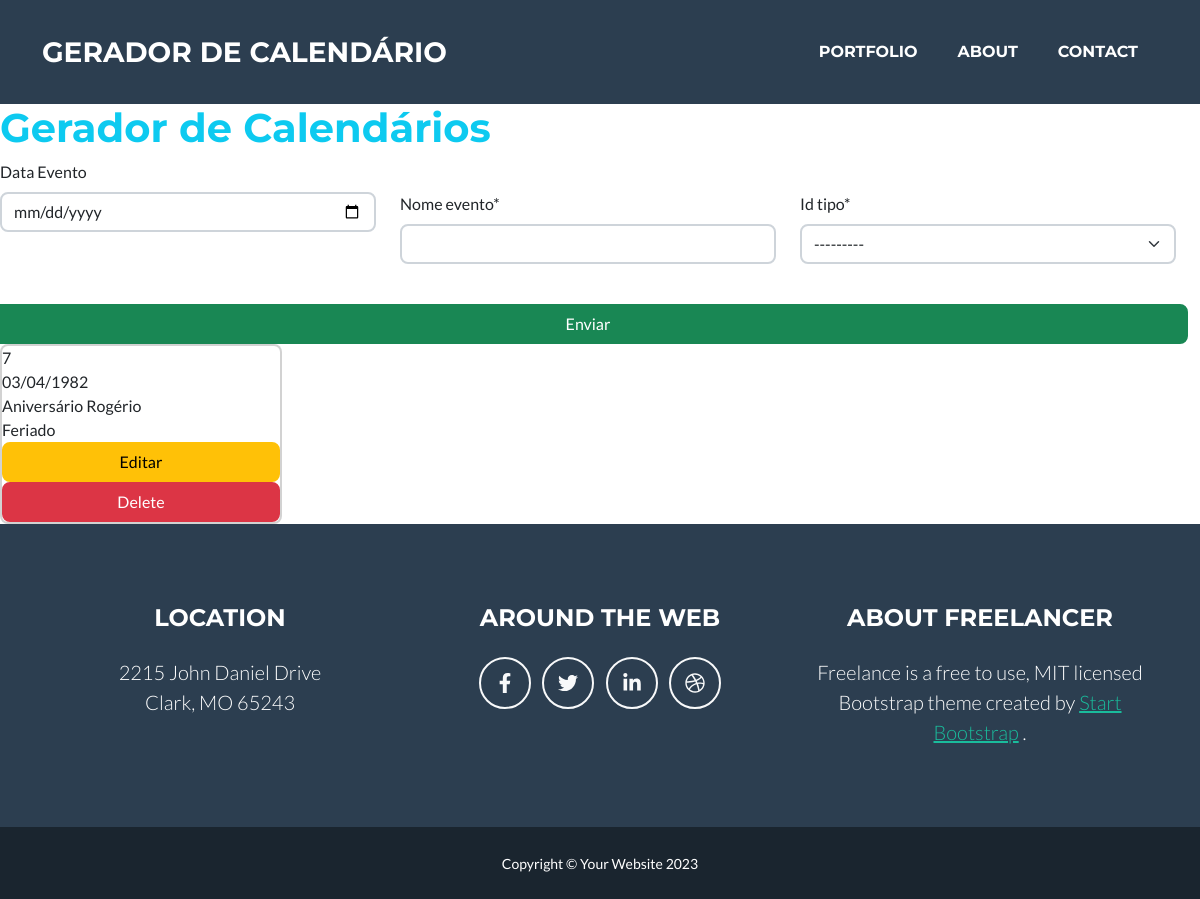
Page /new_evento/ on the earlier database version.
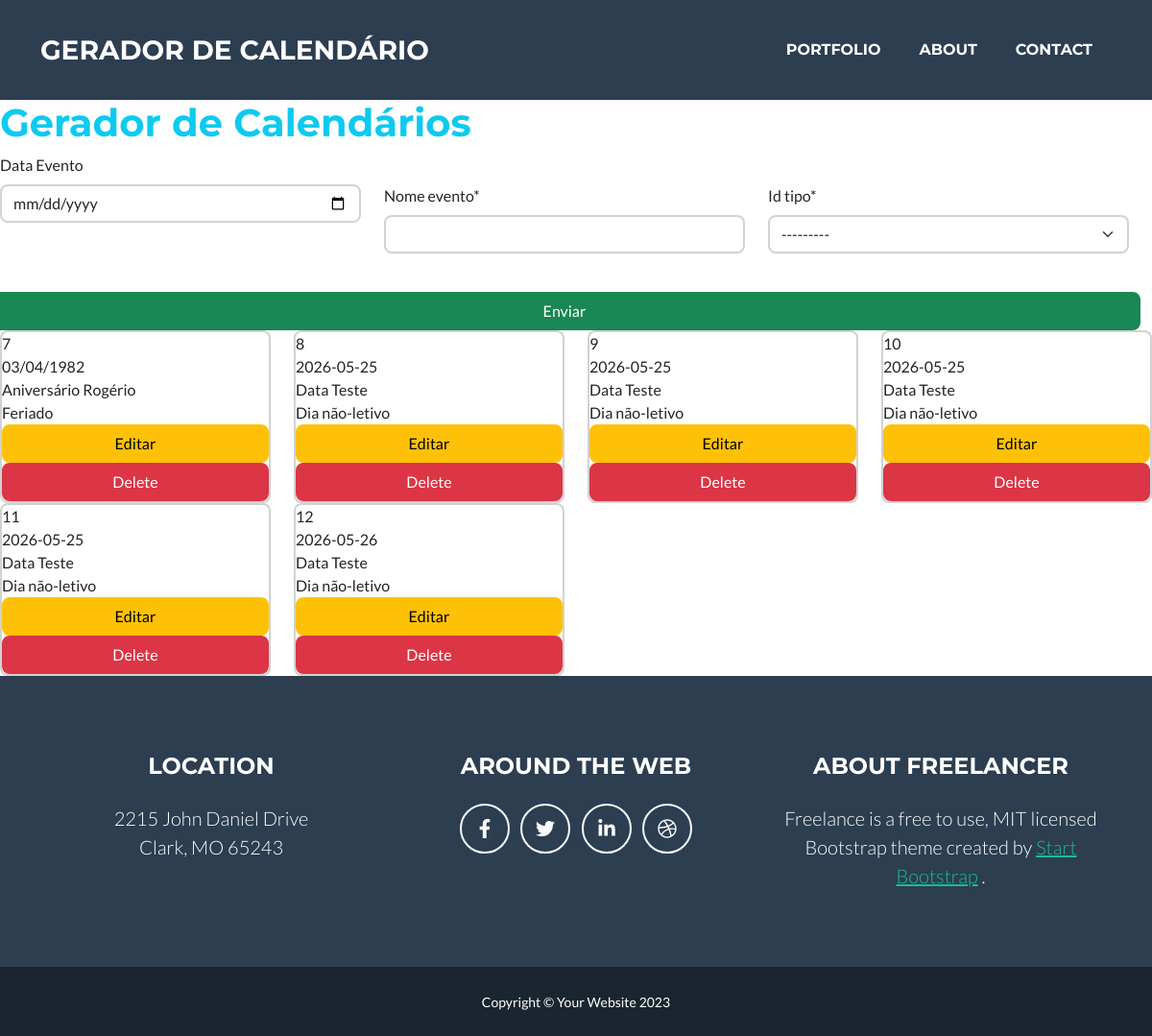
Same page on the later database version.
### calendarioApp/models.py (models this page shows, shortened)
class Tipo(models.Model):
    id_tipo = models.AutoField(primary_key=True)
    nome_tipo = models.CharField(max_length=255, null=False)
    def __str__(self):
        return self.nome_tipo

class Evento(models.Model):
    id_evento = models.AutoField(primary_key= True)
    data_evento = models.CharField(max_length=255, null=True)
    nome_evento = models.CharField(max_length=255, null=False)
    id_tipo =models.ForeignKey(Tipo,models.DO_NOTHING,
                               db_column='id_tipo', null=False)

### calendarioApp/views.py (the view)
# urls.py: path('new_evento/', new_evento, name='new_evento'),
def new_evento(request):
    eventos = Evento.objects.all()
    form1 = EventoForms()
    if request.method == 'POST':
        form1 = EventoForms(request.POST, request.FILES)
        if form1.is_valid():
            obj = form1.save()
            obj.save()
            form1 =EventoForms()
    return render(request, 'calendario/new_evento.html',{"form1":form1, "eventos":eventos})

### calendarioApp/forms.py
class EventoForms(forms.ModelForm):
    class Meta:
        model = Evento
        fields = ['id_evento','data_evento',                  'nome_evento','id_tipo']
        id_evento =forms.IntegerField(label='Id_evento:')
        data_evento =forms.DateField(label='Data:')
        nome_evento =forms.CharField(label='Evento:')
        id_tipo =forms.CharField(label='Tipo:')

### calendarioApp/templates/calendario/new_evento.html (shortened to what this page needs)
{% extends 'calendario/base.html' %}
{% block conteudo %}
    {% load crispy_forms_tags %}
    {% load widget_tweaks %}
<h1 class="text-info">Gerador de Calendários</h1>
<div class="row">
<form method="POST" enctype="multipart/form-data" class="row ">
    <label for="data" class="form-label"> Data Evento</label>
    <div class="col-4"> {% render_field form1.data_evento type='date' class='form-control' id='data'%}</div>
    <div class="col-4">{{ form1.nome_evento | as_crispy_field}}</div>
    <div class="col-4">{{ form1.id_tipo | as_crispy_field}}</div>
  <input type="submit" value="Enviar" class="btn btn-success mt-4">
</form>
</div>
<div class="row">
{% for evento in eventos %}
    <div class="col-sm-12 col-md-6 col-lg-3">
    <div class="card">
        <div>{{ evento.id_evento }}</div>
        <div>{{ evento.data_evento }}</div>
        <div>{{ evento.nome_evento }}</div>
        <div>{{ evento.id_tipo }}</div>
        <a href="{% url 'editar_evento' evento.id_evento %}" class="btn btn-warning">Editar</a>
        <a href="{% url 'delete_evento' evento.id_evento %}" class="btn btn-danger">Delete</a>
    </div>
    </div>
{% endfor %}
</div>
{% endblock conteudo %}

### calendarioApp/templates/calendario/base.html (shortened to what this page needs)
<!DOCTYPE html>
<html lang="en">
    <head>
        <link href="/static/css/styles.css" rel="stylesheet" />
        <link rel="stylesheet" href="/static/css/meu.css">
    </head>
    <body id="page-top">
        <nav class="navbar navbar-expand-lg bg-secondary text-uppercase " id="mainNav">
            <div class="container">
                <a class="navbar-brand" href="#page-top">Gerador de Calendário</a>
                <div class="collapse navbar-collapse" id="navbarResponsive">
                    <ul class="navbar-nav ms-auto">
                        <li class="nav-item mx-0 mx-lg-1"><a class="nav-link py-3 px-0 px-lg-3 rounded" href="#portfolio">Portfolio</a></li>
                        <li class="nav-item mx-0 mx-lg-1"><a class="nav-link py-3 px-0 px-lg-3 rounded" href="#about">About</a></li>
                        <li class="nav-item mx-0 mx-lg-1"><a class="nav-link py-3 px-0 px-lg-3 rounded" href="#contact">Contact</a></li>
                    </ul>
                </div>
            </div>
        </nav>
{% block conteudo %}
{% endblock conteudo %}
        <footer class="footer text-center">
            <div class="container">
                <div class="row">
                    <div class="col-lg-4 mb-5 mb-lg-0">
                        <h4 class="text-uppercase mb-4">Location</h4>
                        <p class="lead mb-0">
                            2215 John Daniel Drive
                            <br />
                            Clark, MO 65243
                        </p>
                    </div>
                    <div class="col-lg-4 mb-5 mb-lg-0">
                        <h4 class="text-uppercase mb-4">Around the Web</h4>
                        <a class="btn btn-outline-light btn-social mx-1" href="#!"><i class="fab fa-fw fa-facebook-f"></i></a>
                        <a class="btn btn-outline-light btn-social mx-1" href="#!"><i class="fab fa-fw fa-twitter"></i></a>
                        <a class="btn btn-outline-light btn-social mx-1" href="#!"><i class="fab fa-fw fa-linkedin-in"></i></a>
                        <a class="btn btn-outline-light btn-social mx-1" href="#!"><i class="fab fa-fw fa-dribbble"></i></a>
                    </div>
                    <div class="col-lg-4">
                        <h4 class="text-uppercase mb-4">About Freelancer</h4>
                        <p class="lead mb-0">
                            Freelance is a free to use, MIT licensed Bootstrap theme created by
                            <a href="http://startbootstrap.com">Start Bootstrap</a>
                            .
                        </p>
                    </div>
                </div>
            </div>
        </footer>
        <div class="copyright py-4 text-center text-white">
            <div class="container"><small>Copyright &copy; Your Website 2023</small></div>
        </div>
    </body>
</html>

Differences in the rows shown:
added Evento: id_evento "8", data_evento "2026-05-25", nome_evento "Data Teste", id_tipo "Dia não-letivo"
added Evento: id_evento "9", data_evento "2026-05-25", nome_evento "Data Teste", id_tipo "Dia não-letivo"
added Evento: id_evento "10", data_evento "2026-05-25", nome_evento "Data Teste", id_tipo "Dia não-letivo"
added Evento: id_evento "11", data_evento "2026-05-25", nome_evento "Data Teste", id_tipo "Dia não-letivo"
added Evento: id_evento "12", data_evento "2026-05-26", nome_evento "Data Teste", id_tipo "Dia não-letivo"
